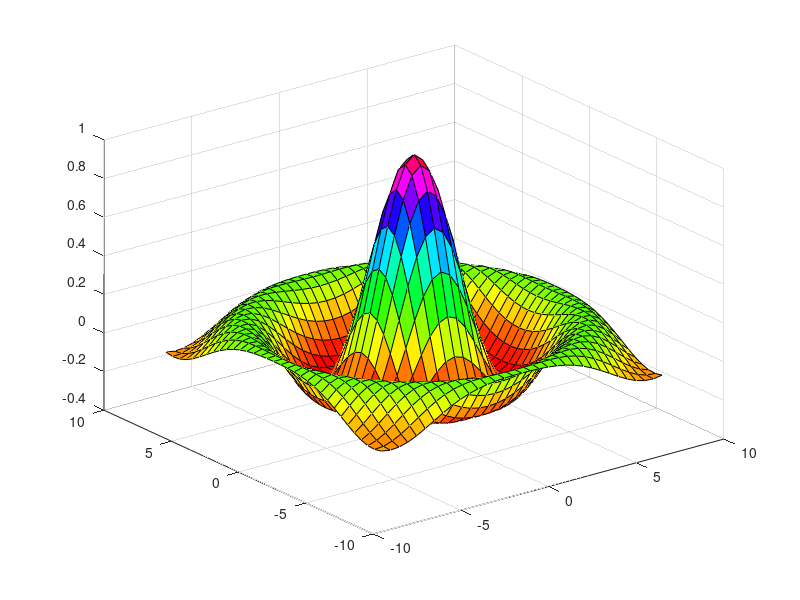

Here is the MATLAB script that generated this plot: (Note: this script raises an error after producing the figure.)
a=-8:.5:8;
[X,Y] = meshgrid(a); 

R = sqrt(X.^2 + Y.^2) + eps;

Z = sin(R)./R;
hold off
surf(X,Y,Z)
hold on
colormap hsv
alpha(.4)

zMaxY=max(Z);
zMaxX=max(Z,[],2)';
zMinY=min(Z);
zMinX=min(Z,[],2)';

surf([a;a]',8*ones(size([a;a]))',[zMaxY;zMinY]')
alpha(.4)
surf([a;a]',-8*ones(size([a;a]))',[zMaxY;zMinY]')
alpha(.4)
surf(8*ones(size([a;a]))',[a;a]',[zMaxX;zMinX]')
alpha(.4)
surf(-8*ones(size([a;a]))',[a;a]',[zMaxX;zMinX]')
alpha(.4)